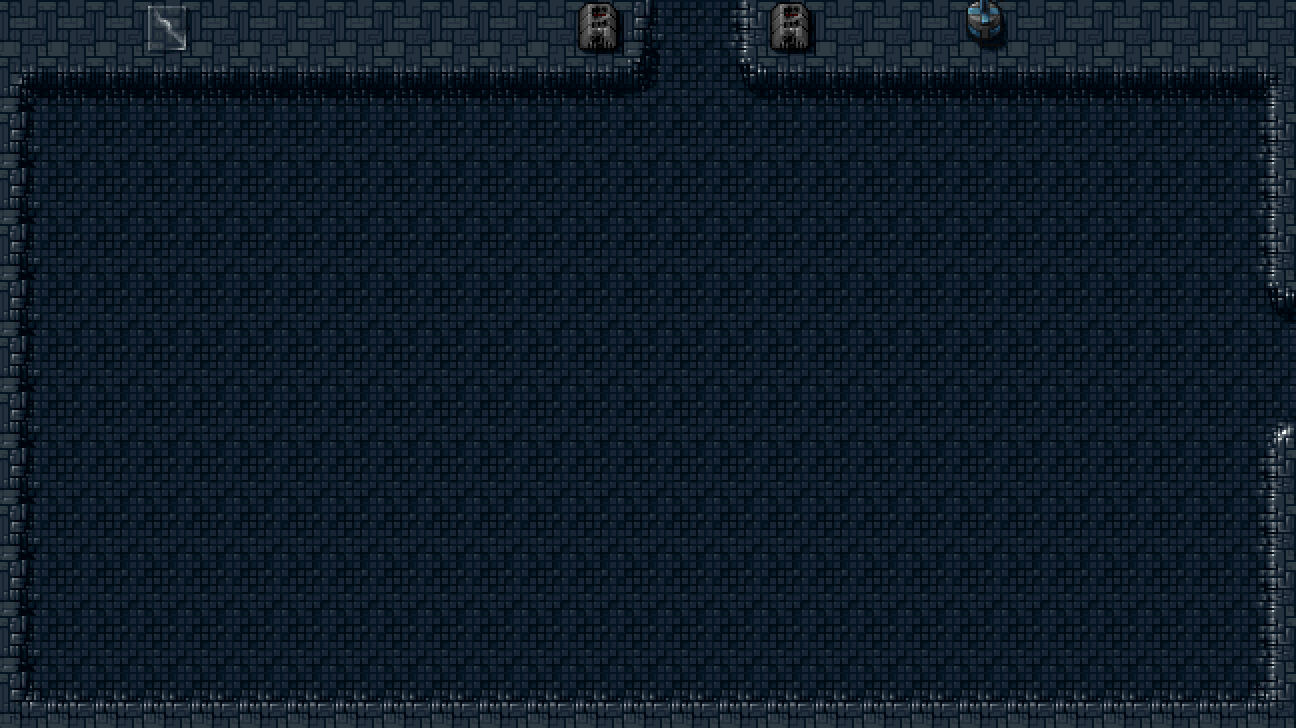

Below is a game level as drawn by its tile map, then a one-line description and the .tmx that defines it (tile-layer data replaced by summaries):
An orthogonal 27x13 tile map with 48x56 px tiles, 3 tile layers (Floor, Walls, Decorations), 2 tilesets and 111 objects (8x Path, 2x EnemySpawn, 2x Door, 2x Arrow, PlayerSpawn).

<map version="1.0" orientation="orthogonal" width="27" height="13" tilewidth="48" tileheight="56">
 <tileset firstgid="1" name="L1_tiles" tilewidth="48" tileheight="56">
  <image source="Images/L1.png" trans="c0dcc0" width="480" height="616" />
  <tile id="54">
   <properties>
    <property name="Door" value="true" />
   </properties>
  </tile>
 </tileset>
 <tileset firstgid="111" name="L1_obj" tilewidth="48" tileheight="56">
  <image source="Images/L1_obj.png" width="432" height="448" />
 </tileset>
 <layer name="Floor" width="27" height="13">
  <data>[351 cells, 351 non-empty, 1 distinct tile ids]</data>
 </layer>
 <layer name="Walls" width="27" height="13">
  <data>[351 cells, 98 non-empty, 12 distinct tile ids]</data>
 </layer>
 <layer name="Decorations" width="27" height="13">
  <data>[351 cells, 4 non-empty, 3 distinct tile ids]</data>
 </layer>
 <objectgroup color="#ff0000" name="Enemy Spawns" width="27" height="13">
  <object name="EnemySpawn1" type="EnemySpawn" x="660" y="56" width="72" height="28" />
  <object name="EnemySpawn2" type="EnemySpawn" x="1224" y="336" width="24" height="56" />
 </objectgroup>
 <objectgroup color="#ffff00" name="Bullet Spawns" width="27" height="13" />
 <objectgroup color="#55ff00" name="Player Spawns" width="27" height="13">
  <object name="PlayerSpawn" type="PlayerSpawn" x="672" y="336" width="48" height="56" />
 </objectgroup>
 <objectgroup name="Collisions" width="27" height="13">
  <object x="0" y="0" width="48" height="56" />
  <object x="48" y="0" width="48" height="56" />
  <object x="96" y="0" width="48" height="56" />
  <object x="192" y="0" width="48" height="56" />
  <object x="240" y="0" width="48" height="56" />
  <object x="144" y="0" width="48" height="56" />
  <object x="336" y="0" width="48" height="56" />
  <object x="384" y="0" width="48" height="56" />
  <object x="288" y="0" width="48" height="56" />
  <object x="480" y="0" width="48" height="56" />
  <object x="576" y="0" width="48" height="56" />
  <object x="432" y="0" width="48" height="56" />
  <object x="0" y="56" width="48" height="56" />
  <object x="576" y="56" width="72" height="28" />
  <object x="528" y="0" width="48" height="56" />
  <object x="1104" y="0" width="48" height="56" />
  <object x="1152" y="0" width="48" height="56" />
  <object x="1248" y="0" width="48" height="56" />
  <object x="960" y="0" width="48" height="56" />
  <object x="1248" y="56" width="48" height="56" />
  <object x="768" y="0" width="48" height="56" />
  <object x="1056" y="0" width="48" height="56" />
  <object x="816" y="0" width="48" height="56" />
  <object x="744" y="56" width="72" height="28" />
  <object x="1200" y="0" width="48" height="56" />
  <object x="864" y="0" width="48" height="56" />
  <object x="912" y="0" width="48" height="56" />
  <object x="1008" y="0" width="48" height="56" />
  <object x="1248" y="168" width="48" height="56" />
  <object x="1248" y="112" width="48" height="56" />
  <object x="1248" y="224" width="48" height="56" />
  <object x="1248" y="504" width="48" height="56" />
  <object x="1248" y="448" width="48" height="56" />
  <object x="1248" y="616" width="48" height="56" />
  <object x="1248" y="560" width="48" height="56" />
  <object x="1248" y="672" width="48" height="56" />
  <object x="1200" y="700" width="48" height="28" />
  <object x="0" y="672" width="48" height="56" />
  <object x="0" y="616" width="48" height="56" />
  <object x="0" y="560" width="48" height="56" />
  <object x="0" y="504" width="48" height="56" />
  <object x="0" y="448" width="48" height="56" />
  <object x="0" y="224" width="48" height="56" />
  <object x="0" y="168" width="48" height="56" />
  <object x="0" y="112" width="48" height="56" />
  <object name="Door1" type="Door" x="1272" y="336" width="24" height="56">
   <properties>
    <property name="SubscriberId" value="1" />
   </properties>
  </object>
  <object x="1272" y="280" width="24" height="56" />
  <object x="1272" y="392" width="24" height="56" />
  <object x="624" y="0" width="24" height="56" />
  <object x="744" y="0" width="24" height="56" />
  <object x="816" y="56" width="48" height="28" />
  <object x="864" y="56" width="48" height="28" />
  <object x="912" y="56" width="48" height="28" />
  <object x="1104" y="56" width="48" height="28" />
  <object x="960" y="56" width="48" height="28" />
  <object x="1056" y="56" width="48" height="28" />
  <object x="1008" y="56" width="48" height="28" />
  <object x="1200" y="56" width="48" height="28" />
  <object x="1152" y="56" width="48" height="28" />
  <object x="1152" y="700" width="48" height="28" />
  <object x="1104" y="700" width="48" height="28" />
  <object x="1056" y="700" width="48" height="28" />
  <object x="1008" y="700" width="48" height="28" />
  <object x="960" y="700" width="48" height="28" />
  <object x="912" y="700" width="48" height="28" />
  <object x="864" y="700" width="48" height="28" />
  <object x="816" y="700" width="48" height="28" />
  <object x="768" y="700" width="48" height="28" />
  <object x="48" y="700" width="48" height="28" />
  <object x="96" y="700" width="48" height="28" />
  <object x="192" y="700" width="48" height="28" />
  <object x="144" y="700" width="48" height="28" />
  <object x="288" y="700" width="48" height="28" />
  <object x="240" y="700" width="48" height="28" />
  <object x="384" y="700" width="48" height="28" />
  <object x="336" y="700" width="48" height="28" />
  <object x="480" y="700" width="48" height="28" />
  <object x="432" y="700" width="48" height="28" />
  <object x="576" y="700" width="48" height="28" />
  <object x="528" y="700" width="48" height="28" />
  <object x="528" y="56" width="48" height="28" />
  <object x="432" y="56" width="48" height="28" />
  <object x="480" y="56" width="48" height="28" />
  <object x="336" y="56" width="48" height="28" />
  <object x="384" y="56" width="48" height="28" />
  <object x="240" y="56" width="48" height="28" />
  <object x="192" y="56" width="48" height="28" />
  <object x="288" y="56" width="48" height="28" />
  <object x="96" y="56" width="48" height="28" />
  <object x="48" y="56" width="48" height="28" />
  <object x="144" y="56" width="48" height="28" />
  <object name="Door3" type="Door" x="648" y="0" width="96" height="28">
   <properties>
    <property name="SubscriberId" value="2" />
   </properties>
  </object>
  <object x="720" y="700" width="48" height="28" />
  <object x="672" y="700" width="48" height="28" />
  <object x="624" y="700" width="48" height="28" />
  <object x="0" y="280" width="48" height="56" />
  <object x="0" y="392" width="48" height="56" />
  <object x="0" y="336" width="48" height="56" />
 </objectgroup>
 <objectgroup color="#ffffff" name="Item Spawns" width="27" height="13" />
 <objectgroup color="#ffaa00" name="Paths" width="27" height="13">
  <object name="1-1" type="Path" x="672" y="112" width="48" height="56">
   <properties>
    <property name="Destination" value="1" />
   </properties>
  </object>
  <object name="1-2" type="Path" x="48" y="112" width="48" height="56">
   <properties>
    <property name="Destination" value="2" />
   </properties>
  </object>
  <object name="1-3" type="Path" x="48" y="616" width="48" height="56">
   <properties>
    <property name="Destination" value="3" />
   </properties>
  </object>
  <object name="1-4" type="Path" x="1200" y="616" width="48" height="56">
   <properties>
    <property name="Destination" value="4" />
   </properties>
  </object>
  <object name="1-6" type="Path" x="672" y="336" width="48" height="56">
   <properties>
    <property name="Destination" value="6" />
   </properties>
  </object>
  </objectgroup>
 <objectgroup color="#aa55ff" name="Arrows" width="27" height="13">
  <!-- 2 objects omitted --></objectgroup>
</map>
<!-- 5 of 111 objects omitted -->